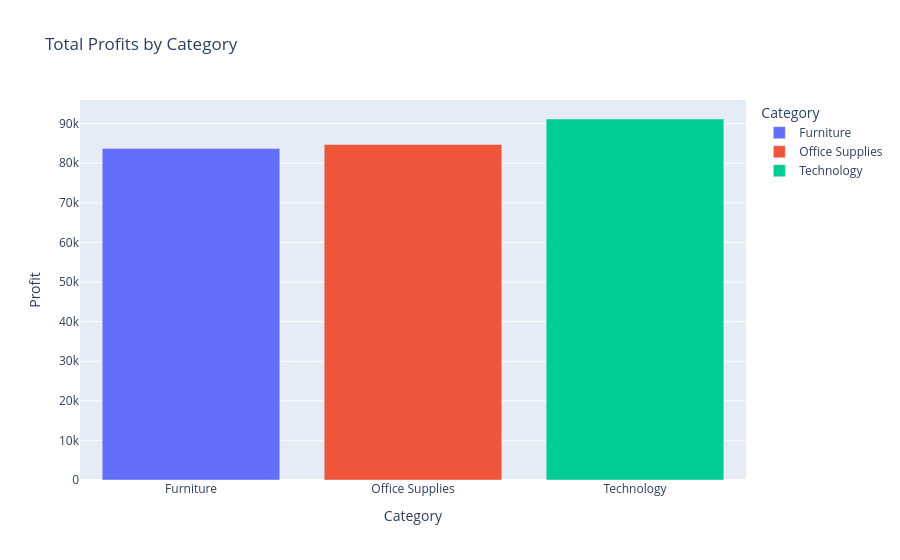

The code cell stored with this chart in its notebook:
### Markdown cell above
This interactive bar chart displays total profit generated by each category. The visualization allows users to explore category-wise profit performance through interactive features such as hover information and zoom controls.

### Code cell
category_profit = df.groupby('Category')['Profit'].sum().reset_index()

bar_fig = px.bar(
    category_profit,
    x='Category',
    y='Profit',
    color='Category',
    title='Total Profits by Category'
)

bar_fig.show()

### Figure 1 — Plotly figure (JSON) as saved in the notebook; plotly's stock layout.template omitted (floating-point values rounded to 4 significant figures)
{"data": [{"alignmentgroup": "True", "hovertemplate": "Category=%{x}<br>Profit=%{y}<extra></extra>", "legendgroup": "Furniture", "marker": {"color": "#636efa", "pattern": {"shape": ""}}, "name": "Furniture", "offsetgroup": "Furniture", "orientation": "v", "showlegend": true, "textposition": "auto", "type": "bar", "x": ["Furniture"], "xaxis": "x", "y": [83750.0], "yaxis": "y"}, {"alignmentgroup": "True", "hovertemplate": "Category=%{x}<br>Profit=%{y}<extra></extra>", "legendgroup": "Office Supplies", "marker": {"color": "#EF553B", "pattern": {"shape": ""}}, "name": "Office Supplies", "offsetgroup": "Office Supplies", "orientation": "v", "showlegend": true, "textposition": "auto", "type": "bar", "x": ["Office Supplies"], "xaxis": "x", "y": [84740.0], "yaxis": "y"}, {"alignmentgroup": "True", "hovertemplate": "Category=%{x}<br>Profit=%{y}<extra></extra>", "legendgroup": "Technology", "marker": {"color": "#00cc96", "pattern": {"shape": ""}}, "name": "Technology", "offsetgroup": "Technology", "orientation": "v", "showlegend": true, "textposition": "auto", "type": "bar", "x": ["Technology"], "xaxis": "x", "y": [91170.0], "yaxis": "y"}], "layout": {"barmode": "relative", "legend": {"title": {"text": "Category"}, "tracegroupgap": 0}, "title": {"text": "Total Profits by Category"}, "xaxis": {"anchor": "y", "categoryarray": ["Furniture", "Office Supplies", "Technology"], "categoryorder": "array", "domain": [0, 1], "title": {"text": "Category"}}, "yaxis": {"anchor": "x", "domain": [0, 1], "title": {"text": "Profit"}}}}
